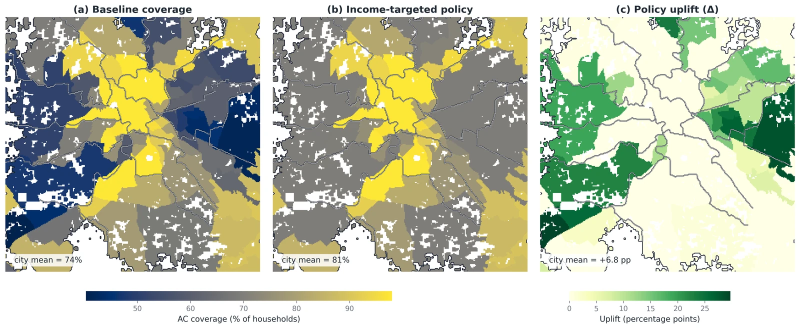
#> input picture docs/assets/figures/framework_ac_penetration_rome.webp, 1600 x 657 px (shown at 1/2 size)
$ python -i import_figures.py   (imports and definitions only)
#> lines starting #> are read from the running program, lines starting #| are printed output that depends on the picture
#!/usr/bin/env python3
"""Import branding and figures from a local URBADAPT-HEAT checkout.

The figures are generated into ``visual_items/`` of URBADAPT/URBADAPT-HEAT, which
tracks the code that draws them but not the images, so they cannot be fetched at
build time. Instead we import web-optimized copies once and commit them. Re-run
this script, from a checkout where the figures have been generated, whenever
they change:

    python scripts/import_figures.py --source ../URBADAPT-HEAT

Requires Pillow (``pip install -r requirements.txt``).
"""

from __future__ import annotations

import argparse
import sys
from pathlib import Path

try:
    from PIL import Image
except ImportError:  # pragma: no cover
    sys.exit("Pillow is required: pip install -r requirements.txt")

SITE_ROOT = Path(__file__).resolve().parent.parent
ASSETS = SITE_ROOT / "docs" / "assets"
FIGURES = ASSETS / "figures"

# Max width in CSS pixels; figures are displayed at most ~1000px wide, so 1600
# still covers HiDPI screens while cutting multi-MB publication figures down hard.
MAX_WIDTH = 1600

# Figures are emitted as WebP. The source PNGs are 3000 px flat-colour raster
# maps that PNG happens to compress well; resampling them introduces
# intermediate tones and a downscaled PNG comes out *larger* than the original.
# WebP handles both those maps and the vector-ish dashboards at a fraction of
# the size. The lossless originals stay in URBADAPT-HEAT for the manuscripts.
WEBP_QUALITY = 90

# (source path relative to URBADAPT-HEAT, destination stem)
FIGURE_SOURCES: list[tuple[str, str]] = [
    ("diagram.png", "workflow_diagram"),
    # Framework figures: the four pilot cities, Rome for the maps
    ("visual_items/pilot_cities/fig_hazard_t2m_maps_rome.png", "framework_hazard_t2m_rome"),
    ("visual_items/pilot_cities/fig_exposure_population_rome.png", "framework_exposure_rome"),
    ("visual_items/pilot_cities/fig_svi_components_rome.png", "framework_svi_rome"),
    ("visual_items/pilot_cities/fig_ac_penetration_maps_rome.png", "framework_ac_penetration_rome"),
    ("visual_items/pilot_cities/fig_policy_levers.png", "framework_policy_levers"),
    ("visual_items/pilot_cities/fig_cba_dashboard.png", "framework_cba_dashboard"),
    # Cross-city results: the 40-city application
    ("visual_items/multi_city/figures/fig1_risk_costs_portfolios.png", "results_risk_costs_portfolios"),
    ("visual_items/multi_city/figures/fig2_distribution.png", "results_distribution"),
    ("visual_items/multi_city/figures/fig3_synergies.png", "results_synergies"),
    ("visual_items/multi_city/figures/fig4_city_maps.png", "results_city_maps"),
]

LOGO_SOURCE = "logo_urbadapt.png"


# [18 lines left out: function optimize, not called in this run]


def make_logo_assets(src: Path) -> None:
    """Build transparent header/hero logos and a favicon from the source logo.

    The source logo sits on an opaque white background, which shows as a white
    block against the navy header bar, so we key out the white and trim.
    """
    with Image.open(src) as im:
#> im is the input picture: PIL image 1600x657 RGB; mean R, G, B 186.9, 192.5, 168.6
        rgba = im.convert("RGBA")

    # Key out near-white pixels.
    pixels = rgba.load()
    for y in range(rgba.height):
        for x in range(rgba.width):
            r, g, b, a = pixels[x, y]
            if r > 244 and g > 244 and b > 244:
                pixels[x, y] = (r, g, b, 0)

    trimmed = rgba.crop(rgba.getbbox())
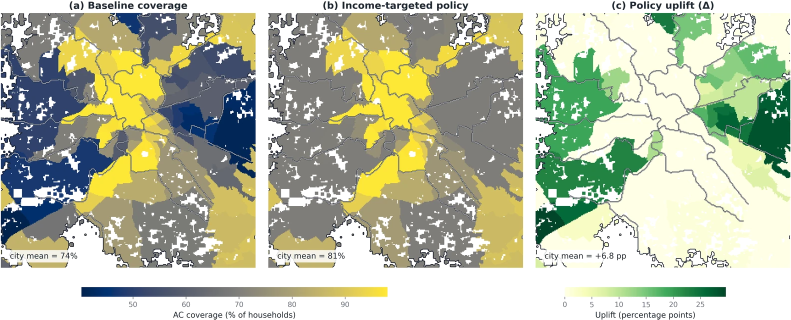
#> trimmed: PIL image 1582x639 RGBA (shown at 1/2 size); mean R, G, B, A 184.2, 190, 165.2, 184.9; transparent parts drawn white

    # Full lockup (emblem + wordmark) for the landing hero.
    hero = trimmed.copy()
    hero.thumbnail((640, 640), Image.LANCZOS)
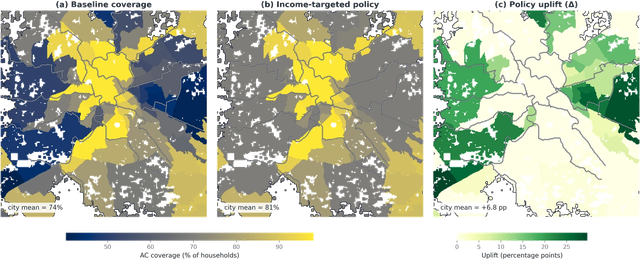
#> hero: PIL image 640x259 RGBA; mean R, G, B, A 129.5, 135.4, 110.7, 184.6; transparent parts drawn white
    hero.save(ASSETS / "logo_urbadapt.png", "PNG", optimize=True)
    print(f"  {'logo_urbadapt.png':<34} hero lockup {hero.width}x{hero.height}")
#|   logo_urbadapt.png                  hero lockup 640x259

    # Emblem only for the header and favicon — the site name already renders
    # the "URBADAPT" wordmark next to it, so the lockup would read twice.
    #
    # The wordmark occupies roughly the bottom quarter of the lockup.
    mark = trimmed.crop((0, 0, trimmed.width, int(trimmed.height * 0.72)))
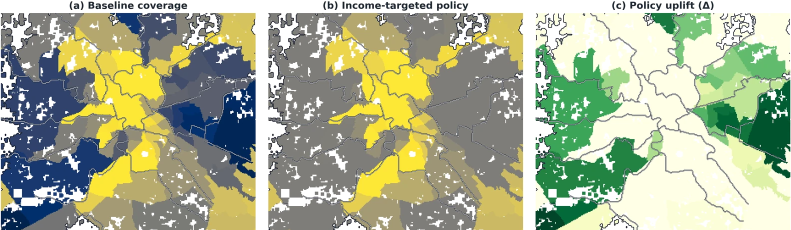
#> mark: PIL image 1582x460 RGBA (shown at 1/2 size); mean R, G, B, A 168.5, 176.4, 146.6, 218.8; transparent parts drawn white
    mark = mark.crop(mark.getbbox())

    header = mark.copy()
    header.thumbnail((256, 256), Image.LANCZOS)
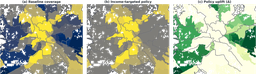
#> header: PIL image 256x74 RGBA; mean R, G, B, A 147.1, 155.3, 125.3, 217.9; transparent parts drawn white
    header.save(ASSETS / "logo_mark.png", "PNG", optimize=True)
    print(f"  {'logo_mark.png':<34} header mark {header.width}x{header.height}")
#|   logo_mark.png                      header mark 256x74

    # Square favicon, emblem centred on a transparent canvas.
    side = max(mark.width, mark.height)
#> side = 1582
    square = Image.new("RGBA", (side, side), (0, 0, 0, 0))
#> square: PIL image 1582x1582 RGBA; every value is 0
    square.paste(mark, ((side - mark.width) // 2, (side - mark.height) // 2))
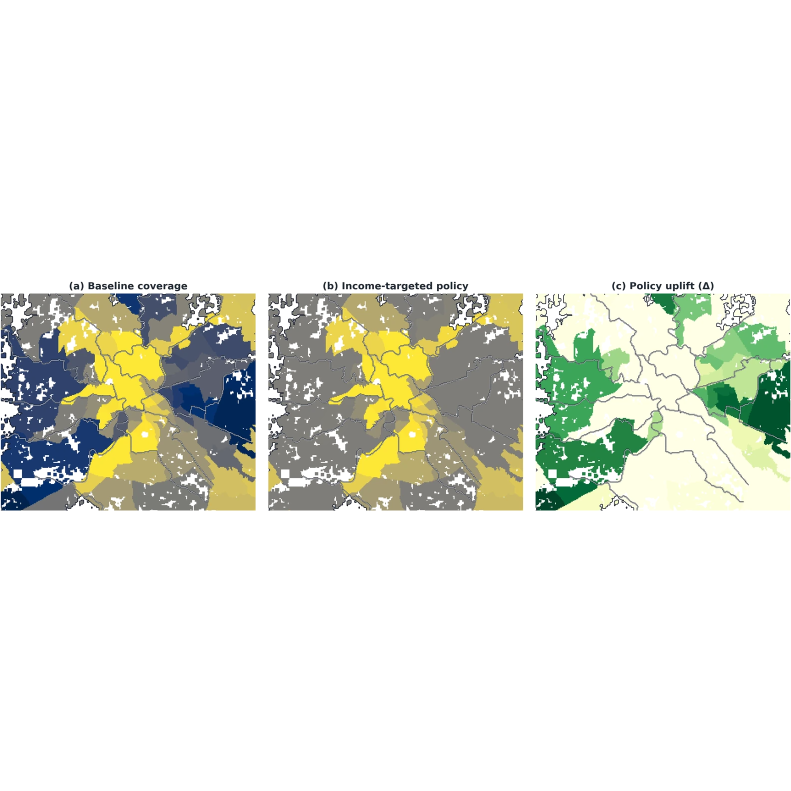
#> square: PIL image 1582x1582 RGBA (shown at 1/2 size); mean R, G, B, A 49, 51.3, 42.6, 63.6; transparent parts drawn white
    square = square.resize((180, 180), Image.LANCZOS)
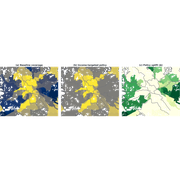
#> square: PIL image 180x180 RGBA; mean R, G, B, A 45.3, 47.7, 38.7, 63.4; transparent parts drawn white
    square.save(ASSETS / "favicon.png", "PNG", optimize=True)
    print(f"  {'favicon.png':<34} 180x180")


# [43 lines left out: function main, not called in this run]


def fail(message: str) -> int:
    print(f"error: {message}", file=sys.stderr)
    return 1


# [2 lines not run here, left out]

>>> result = make_logo_assets('../docs/assets/figures/framework_ac_penetration_rome.webp')
